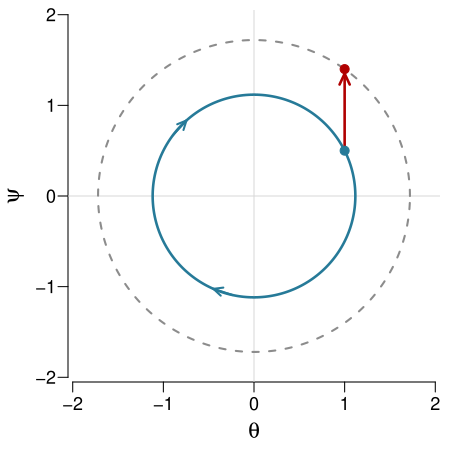

This chart was generated by the following R code:
# Run from lectures/L6 to regenerate the normal-target energy diagram.
pdf("figs/hmc_normal_energy.pdf", width = 4.5, height = 4.5,
    family = "Helvetica", useDingbats = FALSE)
par(mar = c(3.4, 3.4, 0.5, 0.5), mgp = c(2, 0.6, 0), las = 1)
plot(NA, xlim = c(-1.9, 1.9), ylim = c(-1.9, 1.9), asp = 1,
     xlab = expression(theta), ylab = expression(psi), bty = "n",
     cex.lab = 1.3, cex.axis = 1.1)
abline(h = 0, v = 0, col = "grey85")
angle <- seq(0, 2*pi, length.out = 401)
r1 <- sqrt(1^2 + 0.5^2)
r2 <- sqrt(1^2 + 1.4^2)
lines(r1*cos(angle), r1*sin(angle), col = "#267A98", lwd = 2.5)
lines(r2*cos(angle), r2*sin(angle), col = "grey55", lwd = 2, lty = 2)
for (a in c(2.5, 4.5)) {
  arrows(r1*cos(a), r1*sin(a), r1*cos(a-0.2), r1*sin(a-0.2),
         length = 0.1, angle = 25, col = "#267A98", lwd = 2)
}
arrows(1, 0.5, 1, 1.35, length = 0.12, angle = 25,
       col = "#B00000", lwd = 2.5)
points(1, 0.5, pch = 19, col = "#267A98", cex = 1.2)
points(1, 1.4, pch = 19, col = "#B00000", cex = 1.2)
dev.off()
